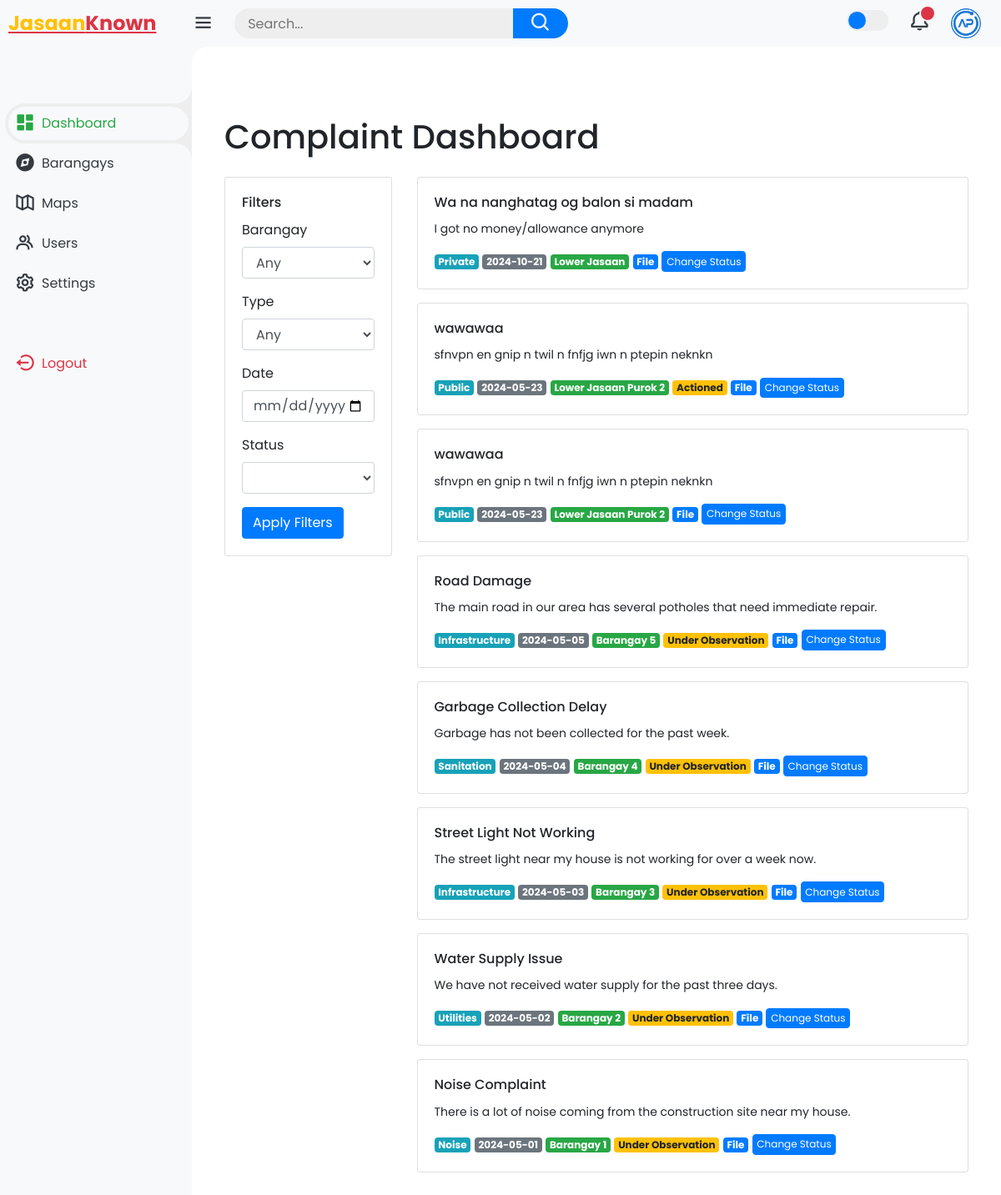
The app's page /complaintdashboard.php with its own data.
### tables this page shows
CREATE TABLE `complaints` (
  `id` int(11) NOT NULL,
  `title` varchar(255) NOT NULL,
  `complaint` text NOT NULL,
  `type` varchar(100) NOT NULL,
  `date` date NOT NULL,
  `barangay` varchar(100) NOT NULL,
  `file` varchar(255) DEFAULT NULL,
  `status` varchar(255) DEFAULT '',
  `complainant` varchar(255) DEFAULT NULL,
  `contactnum` varchar(15) DEFAULT NULL
);

### complaintdashboard.php (the view, shortened to what this page needs)
<?php
include 'config.php';
$date_filter = isset($_GET['date']) ? $_GET['date'] : '';
$status_filter = isset($_GET['status']) ? $_GET['status'] : '';
$query = "SELECT * FROM complaints WHERE 1=1";
$query .= " ORDER BY date DESC";
$result = $conn->query($query);
$status_options = ['', 'Under Observation', 'Actioned', 'Unverified'];
?>
<!DOCTYPE html>
<html>
<head>
    <link href='https://unpkg.com/boxicons@2.1.4/css/boxicons.min.css' rel='stylesheet'>
    <link rel="stylesheet" href="style.css">
    <link rel="stylesheet" href="https://cdnjs.cloudflare.com/ajax/libs/font-awesome/5.15.4/css/all.min.css">
    <link rel="stylesheet" href="https://stackpath.bootstrapcdn.com/bootstrap/4.5.2/css/bootstrap.min.css">
</head>
<body>
    <div class="sidebar">
        <a href="#" class="logo">
            <div class="logo-name"><span>Jasaan</span>Known</div>
        </a>
        <ul class="side-menu">
            <li class="active"><a href="dashboard.php" onclick="redirectTo('dashboard.php')"><i class='bx bxs-dashboard'></i>Dashboard</a></li>
            <li class=""><a href="barangay.php" onclick="redirectTo('barangay.php')"><i class='bx bxs-compass'></i>Barangays</a></li>
            <li class=""><a href="maps.php" onclick="redirectTo('maps.php')"><i class='bx bx-map-alt'></i>Maps</a></li>
            <li class=""><a href="#" onclick="redirectTo('users.php')"><i class='bx bx-group'></i>Users</a></li>
            <li class=""><a href="#" onclick="redirectTo('settings.php')"><i class='bx bx-cog'></i>Settings</a></li>
        </ul>
        <ul class="side-menu">
            <li>
                <a href="#" class="logout">
                    <i class='bx bx-log-out-circle'></i>
                    Logout
                </a>
            </li>
        </ul>
    </div>
    <div class="content">
        <nav>
            <i class='bx bx-menu'></i>
            <form action="#">
                <div class="form-input">
                    <input type="search" placeholder="Search...">
                    <button class="search-btn" type="submit"><i class='bx bx-search'></i></button>
                </div>
            </form>
            <label for="theme-toggle" class="theme-toggle"></label>
            <a href="#" class="notif">
                <i class='bx bx-bell'></i>
                <span class="count"></span>
            </a>
            <a href="#" class="profile">
                <img src="images/logo.png">
            </a>
        </nav>
        <main>
        <div class="header">
        <div class="container mt-5">
    <h1 class="mb-4">Complaint Dashboard</h1>
    <div class="row">
        <div class="col-md-3">
            <div class="card">
                <div class="card-body">
                    <h5 class="card-title">Filters</h5>
                    <form method="GET">
                        <div class="form-group">
                            <label for="barangay">Barangay</label>
                            <select class="form-control" id="barangay" name="barangay">
                                <option value="">Any</option>
                            </select>
                        </div>
                        <div class="form-group">
                            <label for="type">Type</label>
                            <select class="form-control" id="type" name="type">
                                <option value="">Any</option>
                            </select>
                        </div>
                        <div class="form-group">
                            <label for="date">Date</label>
                            <input type="date" class="form-control" id="date" name="date" value="<?php echo htmlspecialchars($date_filter); ?>">
                        </div>
                        <div class="form-group">
                            <label for="status">Status</label>
                            <select class="form-control" id="status" name="status">
                                <?php foreach ($status_options as $status_option) { ?>
                                    <option value="<?php echo htmlspecialchars($status_option); ?>" <?php echo ($status_option == $status_filter) ? 'selected' : ''; ?>>
                                    </option>
                                <?php } ?>
                            </select>
                        </div>
                        <button type="submit" class="btn btn-primary">Apply Filters</button>
                    </form>
                </div>
            </div>
        </div>
        <div class="col-md-9">
            <div class="row">
                <?php while ($row = $result->fetch_assoc()) { ?>
                    <div class="col-md-12">
                        <div class="card">
                            <div class="card-body">
                                <h5 class="card-title"><?php echo htmlspecialchars($row['title']); ?></h5>
                                <p class="card-text"><?php echo htmlspecialchars($row['complaint']); ?></p>
                                <span class="badge badge-info"><?php echo htmlspecialchars($row['type']); ?></span>
                                <span class="badge badge-secondary"><?php echo htmlspecialchars($row['date']); ?></span>
                                <span class="badge badge-success"><?php echo htmlspecialchars($row['barangay']); ?></span>
                                <span class="badge badge-warning"><?php echo htmlspecialchars($row['status']); ?></span>
                                <a href="<?php echo htmlspecialchars($row['file']); ?>" class="badge badge-primary">File</a>
                                <a href="#" class="btn btn-primary" data-toggle="modal" data-target="#statusModal<?php echo $row['id']; ?>" style="font-size: 0.75rem; padding: 0.15rem 0.3rem;">Change Status</a>
                            </div>
                        </div>
                    </div>
                <?php } ?>
            </div>
        </div>
    </div>
</div>
</body>
</html>

### style.css (style rules this page uses)
:root { --light: #f6f6f9; --primary: #1976D2; --light-primary: #CFE8FF; --grey: #eee; --dark-grey: #AAAAAA; --dark: #363949; --danger: #D32F2F; --light-danger: #FECDD3; --warning: #FBC02D; --light-warning: #FFF2C6; --success: #388E3C; --light-success: #BBF7D0; }
* { margin: 0; padding: 0; box-sizing: border-box; font-family: 'Poppins', sans-serif; }
.bx { font-size: 1.7rem; }
a { text-decoration: none; }
li { list-style: none; }
html { overflow-x: hidden; }
body { background: var(--grey); overflow-x: hidden; }
.sidebar { position: fixed; top: 0; left: 0; background: var(--light); width: 230px; height: 100%; z-index: 2000; overflow-x: hidden; scrollbar-width: none; transition: all 0.3s ease; }
.sidebar .logo { font-size: 24px; font-weight: 700; height: 56px; display: flex; align-items: center; color: var(--danger); z-index: 500; padding-bottom: 20px; box-sizing: content-box; }
.sidebar .logo .logo-name { margin-left: 10px; }
.sidebar .logo .logo-name span { color: var(--warning); }
.sidebar .side-menu { width: 100%; margin-top: 48px; }
.sidebar .side-menu li { height: 48px; background: transparent; margin-left: 6px; border-radius: 48px 0 0 48px; padding: 4px; }
.sidebar .side-menu li.active { background: var(--grey); position: relative; }
.sidebar .side-menu li.active::before { content: ""; position: absolute; width: 40px; height: 40px; border-radius: 50%; top: -40px; right: 0; box-shadow: 20px 20px 0 var(--grey); z-index: -1; }
.sidebar .side-menu li.active::after { content: ""; position: absolute; width: 40px; height: 40px; border-radius: 50%; bottom: -40px; right: 0; box-shadow: 20px -20px 0 var(--grey); z-index: -1; }
.sidebar .side-menu li a { width: 100%; height: 100%; background: var(--light); display: flex; align-items: center; border-radius: 48px; font-size: 16px; color: var(--dark); white-space: nowrap; overflow-x: hidden; transition: all 0.3s ease; }
.sidebar .side-menu li.active a { color: var(--success); }
.sidebar .side-menu li a .bx { min-width: calc(60px - ((4px + 6px) * 2)); display: flex; font-size: 1.6rem; justify-content: center; }
.sidebar .side-menu li a.logout { color: var(--danger); }
.content { position: relative; width: calc(100% - 230px); left: 230px; transition: all 0.3s ease; }
.content nav { height: 56px; background: var(--light); padding: 0 24px 0 0; display: flex; align-items: center; grid-gap: 24px; position: sticky; top: 0; left: 0; z-index: 1000; }
.content nav::before { content: ""; position: absolute; width: 40px; height: 40px; bottom: -40px; left: 0; border-radius: 50%; box-shadow: -20px -20px 0 var(--light); }
.content nav a { color: var(--dark); }
.content nav .bx.bx-menu { cursor: pointer; color: var(--dark); }
.content nav form { max-width: 400px; width: 100%; margin-right: auto; }
.content nav form .form-input { display: flex; align-items: center; height: 36px; }
.content nav form .form-input input { flex-grow: 1; padding: 0 16px; height: 100%; border: none; background: var(--grey); border-radius: 36px 0 0 36px; outline: none; width: 100%; color: var(--dark); }
.content nav form .form-input button { width: 80px; height: 100%; display: flex; justify-content: center; align-items: center; background: var(--primary); color: var(--light); font-size: 18px; border: none; outline: none; border-radius: 0 36px 36px 0; cursor: pointer; }
.content nav .notif { font-size: 20px; position: relative; }
.content nav .notif .count { position: absolute; top: -6px; right: -6px; width: 20px; height: 20px; background: var(--danger); border-radius: 50%; color: var(--light); border: 2px solid var(--light); font-weight: 700; font-size: 12px; display: flex; align-items: center; justify-content: center; }
.content nav .profile img { width: 36px; height: 36px; object-fit: cover; border-radius: 50%; }
.content nav .theme-toggle { display: block; min-width: 50px; height: 25px; background: var(--grey); cursor: pointer; position: relative; border-radius: 25px; }
.content nav .theme-toggle::before { content: ""; position: absolute; top: 2px; left: 2px; bottom: 2px; width: calc(25px - 4px); background: var(--primary); border-radius: 50%; transition: all 0.3s ease; }
.content main { width: 100%; padding: 36px 24px; max-height: calc(100vh - 56px); }
.content main .header { display: flex; align-items: center; justify-content: space-between; grid-gap: 16px; flex-wrap: wrap; }

### records on screen
complaints: title "Wa na nanghatag og balon si madam", complaint "I got no money/allowance anymore", type "Private", date "2024-10-21", barangay "Lower Jasaan"
complaints: title "wawawaa", complaint "sfnvpn en gnip n twil n fnfjg iwn n ptepin neknkn", type "Public", date "2024-05-23", barangay "Lower Jasaan Purok 2", status "Actioned"
complaints: title "wawawaa", complaint "sfnvpn en gnip n twil n fnfjg iwn n ptepin neknkn", type "Public", date "2024-05-23", barangay "Lower Jasaan Purok 2"
complaints: title "Road Damage", complaint "The main road in our area has several potholes that need immediate repair.", type "Infrastructure", date "2024-05-05", barangay "Barangay 5", status "Under Observation"
complaints: title "Garbage Collection Delay", complaint "Garbage has not been collected for the past week.", type "Sanitation", date "2024-05-04", barangay "Barangay 4", status "Under Observation"
complaints: title "Street Light Not Working", complaint "The street light near my house is not working for over a week now.", type "Infrastructure", date "2024-05-03", barangay "Barangay 3", status "Under Observation"
complaints: title "Water Supply Issue", complaint "We have not received water supply for the past three days.", type "Utilities", date "2024-05-02", barangay "Barangay 2", status "Under Observation"
complaints: title "Noise Complaint", complaint "There is a lot of noise coming from the construction site near my house.", type "Noise", date "2024-05-01", barangay "Barangay 1", status "Under Observation"
